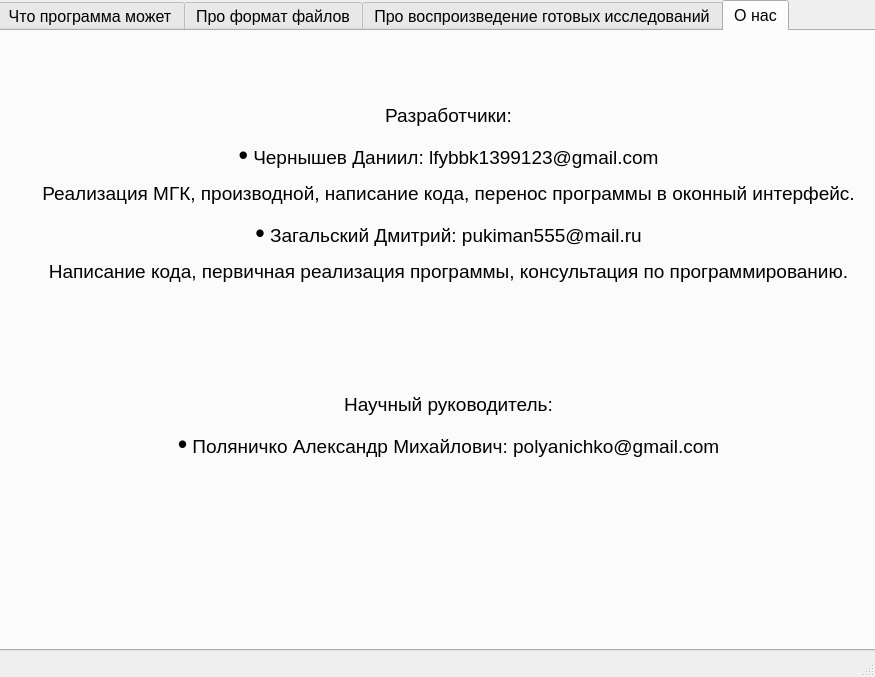
<?xml version="1.0" encoding="UTF-8"?>
<ui version="4.0">
 <class>AboutWindow</class>
 <widget class="QMainWindow" name="AboutWindow">
  <property name="geometry">
   <rect>
    <x>0</x>
    <y>0</y>
    <width>875</width>
    <height>677</height>
   </rect>
  </property>
  <property name="font">
   <font>
    <family>Arial</family>
    <pointsize>12</pointsize>
   </font>
  </property>
  <property name="windowTitle">
   <string>MainWindow</string>
  </property>
  <widget class="QWidget" name="centralwidget">
   <widget class="QTabWidget" name="tabWidget">
    <property name="geometry">
     <rect>
      <x>-4</x>
      <y>0</y>
      <width>881</width>
      <height>651</height>
     </rect>
    </property>
    <property name="currentIndex">
     <number>3</number>
    </property>
    <widget class="QWidget" name="tab_3">
     <attribute name="title">
      <string>Что программа может</string>
     </attribute>
     <widget class="QLabel" name="label_4">
      <property name="geometry">
       <rect>
        <x>20</x>
        <y>10</y>
        <width>861</width>
        <height>591</height>
       </rect>
      </property>
      <property name="text">
       <string>&lt;html&gt;&lt;head/&gt;&lt;body&gt;&lt;p&gt;&lt;span style=&quot; font-size:14pt;&quot;&gt;Надо дописать&lt;/span&gt;&lt;/p&gt;&lt;/body&gt;&lt;/html&gt;</string>
      </property>
      <property name="wordWrap">
       <bool>true</bool>
      </property>
     </widget>
    </widget>
    <widget class="QWidget" name="tab">
     <attribute name="title">
      <string>Про формат файлов</string>
     </attribute>
     <widget class="QLabel" name="label">
      <property name="geometry">
       <rect>
        <x>20</x>
        <y>10</y>
        <width>861</width>
        <height>591</height>
       </rect>
      </property>
      <property name="text">
       <string>&lt;html&gt;&lt;head/&gt;&lt;body&gt;&lt;p&gt;&lt;span style=&quot; font-size:20pt;&quot;&gt;•&lt;/span&gt;&lt;span style=&quot; font-size:14pt;&quot;&gt; Для того, чтобы программа могла прочитать файлы, они должны иметь расширение &amp;quot;.dpt&amp;quot;. &lt;/span&gt;&lt;/p&gt;&lt;p&gt;&lt;span style=&quot; font-size:20pt;&quot;&gt;•&lt;/span&gt;&lt;span style=&quot; font-size:14pt;&quot;&gt; Файл должен выглядеть следующим образом: в каждой строке содержится волновое число, затем через запятую величина поглощения на данном волновом числе. Ниже представлен пример:&lt;/span&gt;&lt;/p&gt;&lt;p align=&quot;center&quot;&gt;&lt;span style=&quot; font-size:14pt;&quot;&gt;3999.45359,0.00184&lt;/span&gt;&lt;/p&gt;&lt;p align=&quot;center&quot;&gt;&lt;span style=&quot; font-size:14pt;&quot;&gt;3998.97144,0.00188&lt;/span&gt;&lt;/p&gt;&lt;p&gt;&lt;span style=&quot; font-size:20pt;&quot;&gt;•&lt;/span&gt;&lt;span style=&quot; font-size:14pt;&quot;&gt; Названия файлов должны быть записаны следующим образом: на первом месте стоит буква, определяющая принадлежность пробы к той или иной категории образцов, далее без разделителей пишется номер пробы, после чего может следовать любая дополнительная информация после разделителя. При любом другом формате записи названия файла программа может начать некорректно работать/воспринимать образцы.&lt;/span&gt;&lt;/p&gt;&lt;p&gt;&lt;span style=&quot; font-size:20pt;&quot;&gt;•&lt;/span&gt;&lt;span style=&quot; font-size:14pt;&quot;&gt; В данной программе реализовано разделение образцов по цветам в зависимости от буквы, определяющей категорию пробы. &lt;/span&gt;&lt;/p&gt;&lt;p&gt;&lt;span style=&quot; font-size:14pt;&quot;&gt;- Для здоровых доноров это буква D, точки им соответствующие на графиках будут зелеными. &lt;/span&gt;&lt;/p&gt;&lt;p&gt;&lt;span style=&quot; font-size:14pt;&quot;&gt;- Для секретирующих пациентов это буквы M и S, точки для них будут красными.&lt;/span&gt;&lt;/p&gt;&lt;p&gt;&lt;span style=&quot; font-size:14pt;&quot;&gt;- Для несекретирующих пациентов это буква N, точки для них будут синими.&lt;/span&gt;&lt;/p&gt;&lt;/body&gt;&lt;/html&gt;</string>
      </property>
      <property name="wordWrap">
       <bool>true</bool>
      </property>
     </widget>
    </widget>
    <widget class="QWidget" name="tab_2">
     <attribute name="title">
      <string>Про воспроизведение готовых исследований</string>
     </attribute>
     <widget class="QLabel" name="label_2">
      <property name="geometry">
       <rect>
        <x>20</x>
        <y>10</y>
        <width>861</width>
        <height>591</height>
       </rect>
      </property>
      <property name="text">
       <string>&lt;html&gt;&lt;head/&gt;&lt;body&gt;&lt;p&gt;&lt;span style=&quot; font-size:20pt;&quot;&gt;•&lt;/span&gt;&lt;span style=&quot; font-size:14pt;&quot;&gt; Данная программа после обработки спектров и их анализа при помощи МГК сохраняет некоторое количество файлов в формате &amp;quot;.csv&amp;quot;. Они могут быть использованы для повторного воспроизведения эксперимента без необходимости повторных рассчётов, и позволяют сохранить результаты на будущее.&lt;/span&gt;&lt;/p&gt;&lt;p&gt;&lt;span style=&quot; font-size:20pt;&quot;&gt;•&lt;/span&gt;&lt;span style=&quot; font-size:14pt;&quot;&gt; Программа сохраняет имена файлов, матрицы T и P для спектров и производных от спектров, которые далее применяются для постройки графиков главных компонент, а также отношения поглощений исследуемых полос поглощения и волновые числа, на которых они находятся. &lt;/span&gt;&lt;/p&gt;&lt;p&gt;&lt;span style=&quot; font-size:20pt;&quot;&gt;•&lt;/span&gt;&lt;span style=&quot; font-size:14pt;&quot;&gt; Готовые исследования можно найти в папке &amp;quot;output_csv&amp;quot;, которая находится в папке с самой программой. Их можно загружать в папку &amp;quot;input_csv&amp;quot;, чтобы программа их считала и показала результат обработки.&lt;/span&gt;&lt;/p&gt;&lt;p&gt;&lt;span style=&quot; font-size:20pt;&quot;&gt;•&lt;/span&gt;&lt;span style=&quot; font-size:14pt;&quot;&gt; Не рекомендуется редактировать csv-файлы, так как программа может прекратить свою работу, если обнаружит что-то, что она не способна прочитать.&lt;/span&gt;&lt;/p&gt;&lt;/body&gt;&lt;/html&gt;</string>
      </property>
      <property name="wordWrap">
       <bool>true</bool>
      </property>
     </widget>
    </widget>
    <widget class="QWidget" name="tab_4">
     <attribute name="title">
      <string>О нас</string>
     </attribute>
     <widget class="QLabel" name="label_3">
      <property name="geometry">
       <rect>
        <x>20</x>
        <y>10</y>
        <width>861</width>
        <height>481</height>
       </rect>
      </property>
      <property name="text">
       <string>&lt;html&gt;&lt;head/&gt;&lt;body&gt;&lt;p align=&quot;center&quot;&gt;&lt;span style=&quot; font-size:14pt;&quot;&gt;Разработчики:&lt;/span&gt;&lt;/p&gt;&lt;p align=&quot;center&quot;&gt;&lt;span style=&quot; font-size:20pt;&quot;&gt;•&lt;/span&gt;&lt;span style=&quot; font-size:14pt;&quot;&gt; Чернышев Даниил: lfybbk1399123@gmail.com&lt;/span&gt;&lt;/p&gt;&lt;p align=&quot;center&quot;&gt;&lt;span style=&quot; font-size:14pt;&quot;&gt;Реализация МГК, производной, написание кода, перенос программы в оконный интерфейс.&lt;/span&gt;&lt;/p&gt;&lt;p align=&quot;center&quot;&gt;&lt;span style=&quot; font-size:20pt;&quot;&gt;•&lt;/span&gt;&lt;span style=&quot; font-size:14pt;&quot;&gt; Загальский Дмитрий: pukiman555@mail.ru&lt;/span&gt;&lt;/p&gt;&lt;p align=&quot;center&quot;&gt;&lt;span style=&quot; font-size:14pt;&quot;&gt;Написание кода, первичная реализация программы, консультация по программированию.&lt;/span&gt;&lt;/p&gt;&lt;p align=&quot;center&quot;&gt;&lt;br/&gt;&lt;/p&gt;&lt;p align=&quot;center&quot;&gt;&lt;br/&gt;&lt;/p&gt;&lt;p align=&quot;center&quot;&gt;&lt;span style=&quot; font-size:14pt;&quot;&gt;Научный руководитель:&lt;/span&gt;&lt;/p&gt;&lt;p align=&quot;center&quot;&gt;&lt;span style=&quot; font-size:20pt;&quot;&gt;•&lt;/span&gt;&lt;span style=&quot; font-size:14pt;&quot;&gt; Поляничко Александр Михайлович: polyanichko@gmail.com&lt;/span&gt;&lt;/p&gt;&lt;/body&gt;&lt;/html&gt;</string>
      </property>
      <property name="wordWrap">
       <bool>true</bool>
      </property>
     </widget>
    </widget>
   </widget>
  </widget>
  <widget class="QStatusBar" name="statusbar"/>
 </widget>
 <resources/>
 <connections/>
</ui>
